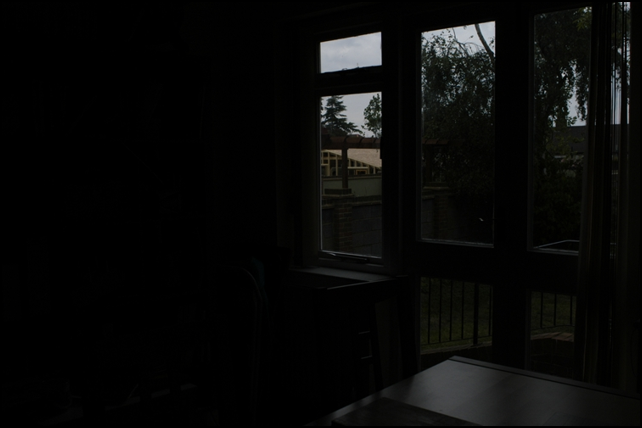
#> input picture inputs/1.png, 642 x 428 px
$ python -i exposureFusion_.py   (imports and definitions only)   (older library calls are emulated)
#> lines starting #> are read from the running program, lines starting #| are printed output that depends on the picture
#> further down, picture is the input picture: shape (428, 642, 3); mean B, G, R 8.5, 9.4, 9
import os
import cv2
import numpy as np
import matplotlib.pyplot as plt

# Image Handling
# [40 lines left out: functions load_images, alignment, not called in this run]

# Quality Measures
def contrast(image, ksize=1):
    """
   FUNCTION: contrast
        Call to compute the first quality measure: contrast using laplacian kernel
     INPUTS:
        image = input image (colored)
        ksize = 1 means: [[0,1,0],[1,-4,1],[0,1,0]] kernel
    OUTPUTS:
        contrast measure
    """
#> called with ksize = 1
    image = cv2.cvtColor(image.astype('uint8'), cv2.COLOR_BGR2GRAY) # gray scale
    laplacian = cv2.Laplacian(image.astype('float64'), cv2.CV_64F, ksize)
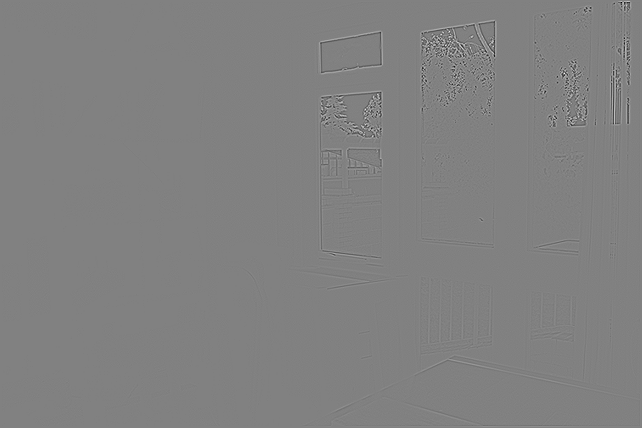
#> laplacian: shape (428, 642) float64; min -343, max 334, mean 0; drawn with min black and max white
    C = cv2.convertScaleAbs(laplacian)
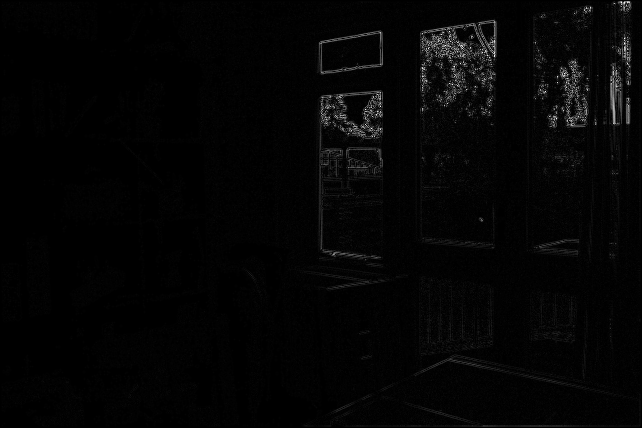
#> C: shape (428, 642); min 0, max 255, mean 4.5
    C = cv2.medianBlur(C.astype('float32') , 5)
    return C.astype('float64')

# [240 lines left out: functions saturation, exposedness, scalar_weight_map, measures_fusion_naive, multires_pyramid, measures_fusion_multires and 1 more, not called in this run]

# FIXME: WHAT ARE THOSE?
###############################################################################
"""
Compute Mean of Image Stack
"""
###############################################################################
# [27 lines left out: function meanImage, not called in this run]
###############################################################################


"""
Visualize Image Measures, Weight Maps
"""
###############################################################################
# [32 lines left out: function visualize_maps, not called in this run]
###############################################################################

>>> import cv2
>>> picture = cv2.imread('inputs/1.png')
>>> result = contrast(picture)

$ run again, on inputs/2.png
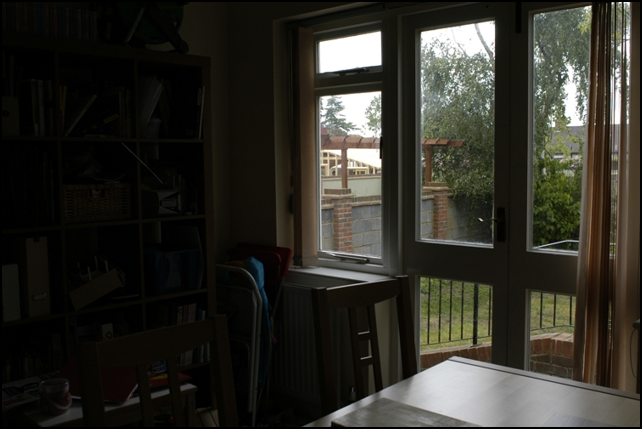
#> input picture inputs/2.png, 642 x 429 px
#> picture is the input picture: shape (429, 642, 3); mean B, G, R 37.9, 45, 46.5
#> in contrast, `laplacian = cv2.Laplacian(image.astype('float64'), cv2.CV_64F, ksize)`:
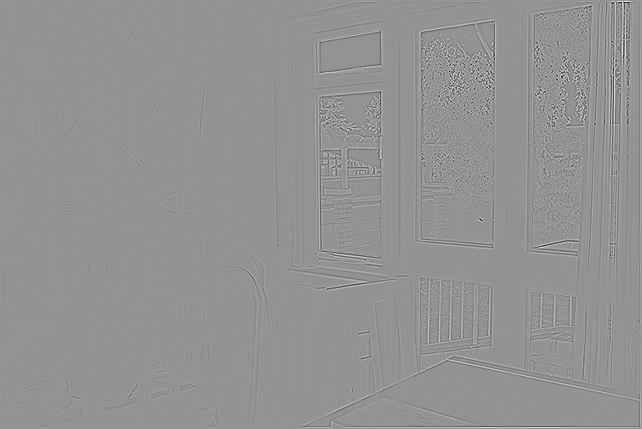
#> laplacian: shape (429, 642) float64; min -431, max 316, mean 0; drawn with min black and max white
#> in contrast, `C = cv2.medianBlur(C.astype('float32') , 5)`:
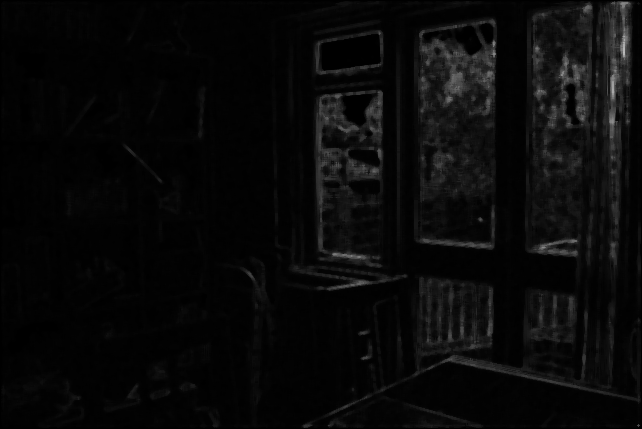
#> C: shape (429, 642) float32; min 0, max 188, mean 8.9

$ run again, on inputs/3.png
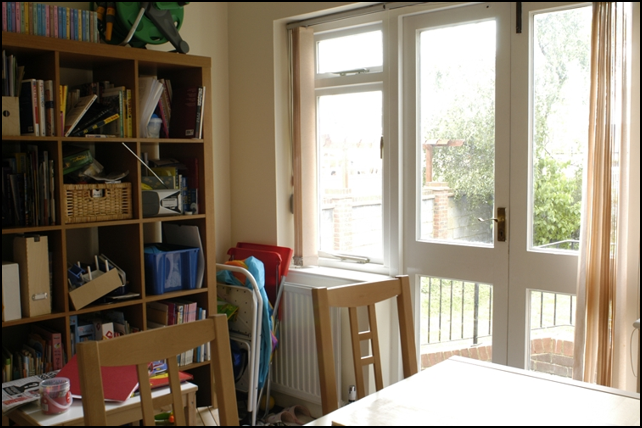
#> input picture inputs/3.png, 642 x 428 px
#> picture is the input picture: shape (428, 642, 3); mean B, G, R 113.5, 130.1, 141.2
#> in contrast, `laplacian = cv2.Laplacian(image.astype('float64'), cv2.CV_64F, ksize)`:
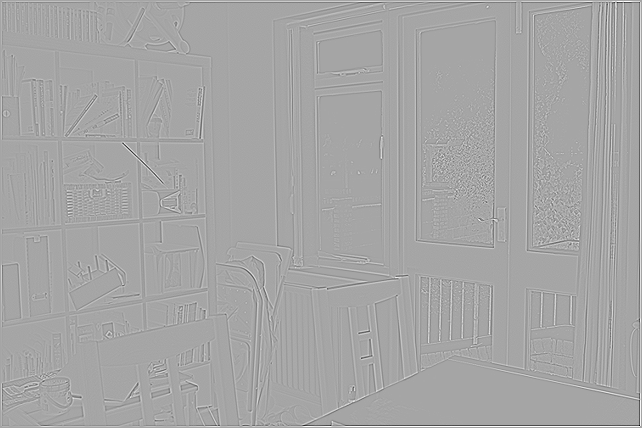
#> laplacian: shape (428, 642) float64; min -475, max 255, mean 0; drawn with min black and max white
#> in contrast, `C = cv2.medianBlur(C.astype('float32') , 5)`:
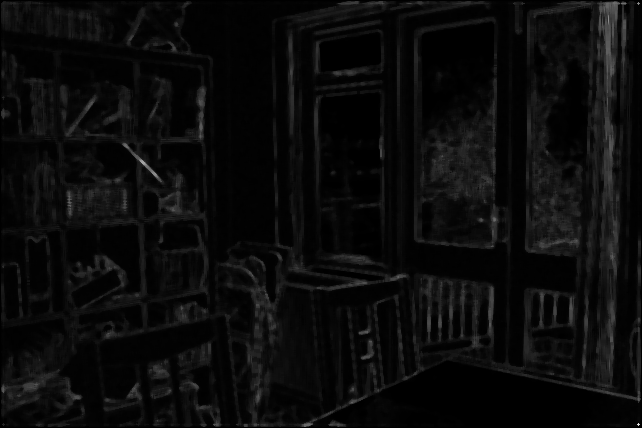
#> C: shape (428, 642) float32; min 0, max 229, mean 10.9

$ run again, on inputs/4.png
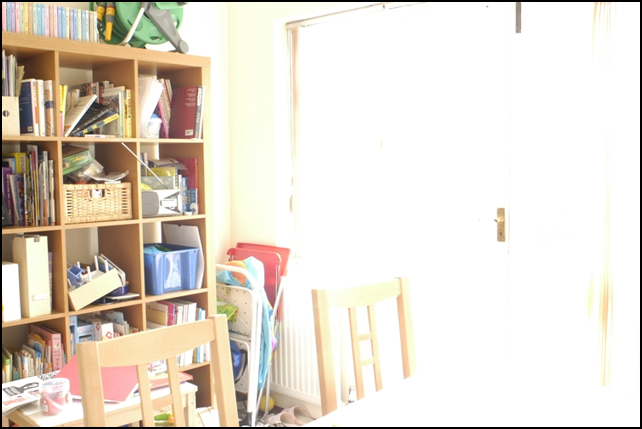
#> input picture inputs/4.png, 642 x 429 px
#> picture is the input picture: shape (429, 642, 3); mean B, G, R 207, 218.5, 226.9
#> in contrast, `laplacian = cv2.Laplacian(image.astype('float64'), cv2.CV_64F, ksize)`:
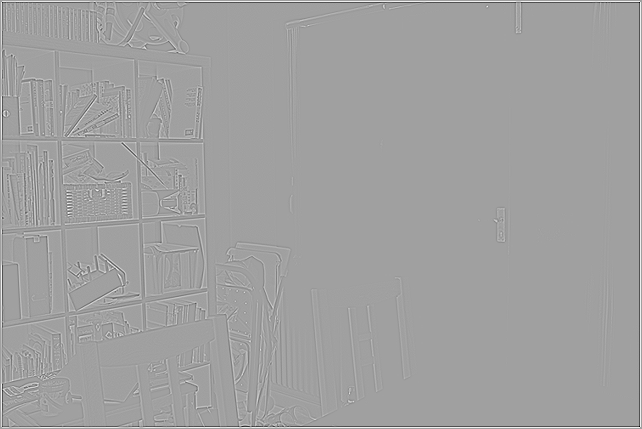
#> laplacian: shape (429, 642) float64; min -510, max 300, mean 0; drawn with min black and max white
#> in contrast, `C = cv2.medianBlur(C.astype('float32') , 5)`:
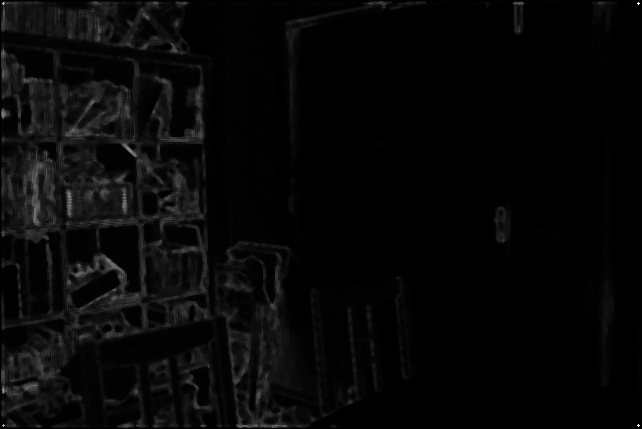
#> C: shape (429, 642) float32; min 0, max 255, mean 7.2
